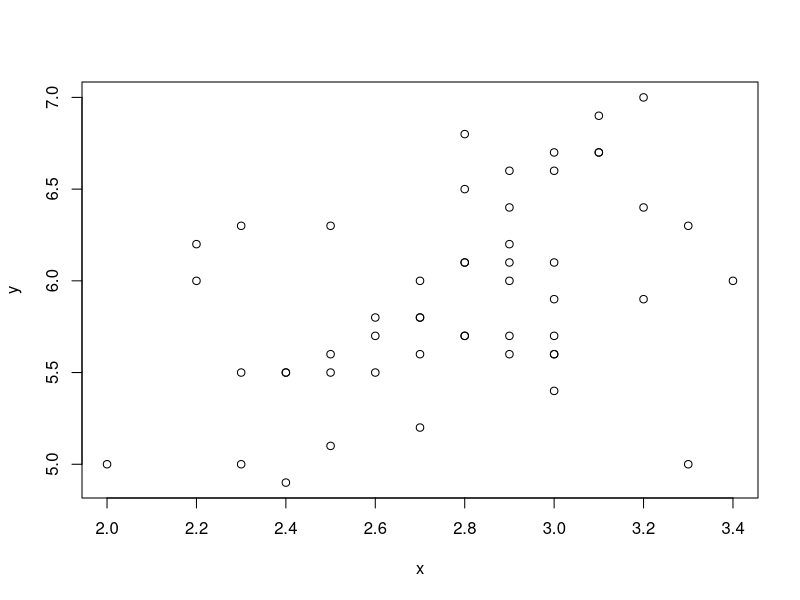

R code for this plot:
## ---- chunk 1
ana = 8L
paulo = 12L
print(ifelse(ana > paulo, "A menina é mais velha","O menino é mais velho"))

## ---- chunk 2
BOD
class(BOD)
## ---- chunk 3
x = 1:10
print(x)
seq(2,10,2)

## ---- chunk 4
women
tail(women, n=10)
## ---- chunk 5
iris[c(50:100),]
x = iris$Sepal.Width[c(50:100)]
y = iris$Sepal.Length[c(50:100)]
plot(x,y)
## ---- chunk 6
a = 1:10
b = 1:10
print(a+b)
## ---- chunk 7
CO2
dim(CO2)
colnames(CO2)
rownames(CO2)
